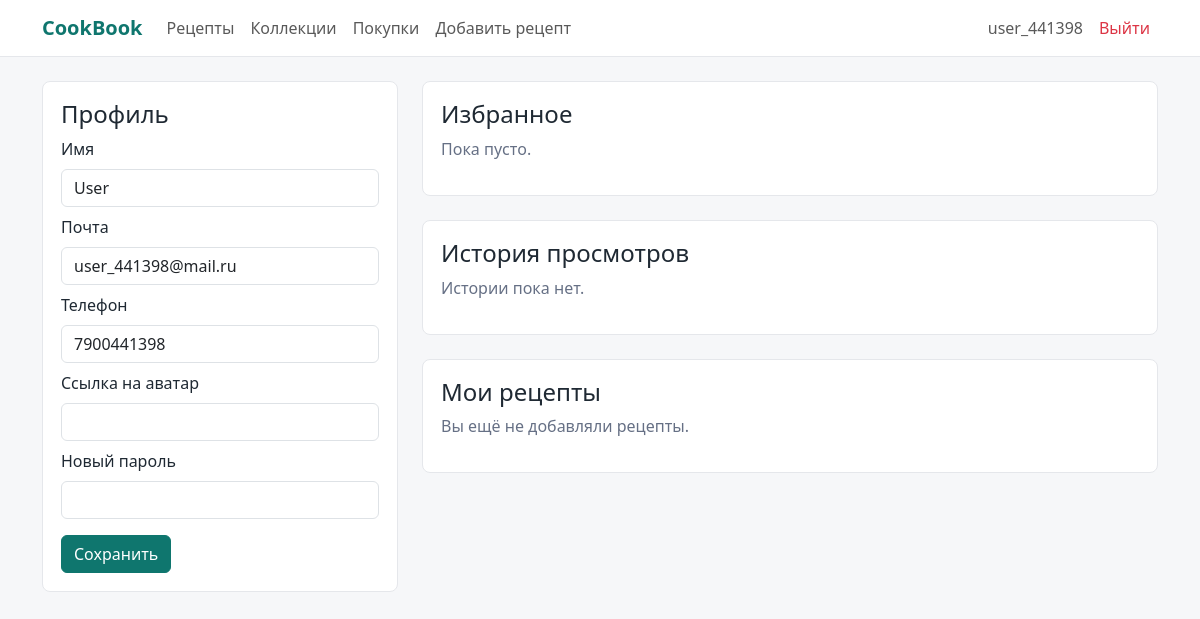
Page /profile (signed in) on the committed database.
### data/models.py (models this page shows, shortened)
class User(SqlAlchemyBase, UserMixin):
    __tablename__ = "users"
    id = sa.Column(sa.Integer, primary_key=True, autoincrement=True)
    username = sa.Column(sa.String(80), unique=True, nullable=False)
    name = sa.Column(sa.String(120), nullable=False)
    email = sa.Column(sa.String(120), unique=True, nullable=True)
    phone = sa.Column(sa.String(20), unique=True, nullable=True)
    avatar_url = sa.Column(sa.String(300), nullable=True)
    role = sa.Column(sa.String(20), nullable=False, default="user")
    is_blocked = sa.Column(sa.Boolean, nullable=False, default=False)
    hashed_password = sa.Column(sa.String(250), nullable=False)
    created_date = sa.Column(sa.DateTime, default=dt.datetime.now)
    @property
    def is_admin(self):
        return self.role == "admin"

### main.py (the view, shortened to what this page needs)
@app.route("/profile", methods=["GET", "POST"])
@login_required
def profile():
    db_sess = db_session.create_session()
    user = db_sess.get(User, current_user.id)
    form = ProfileForm(obj=user)
    favorites = db_sess.query(Favorite).filter(Favorite.user_id == current_user.id).all()
    history = db_sess.query(ViewHistory).filter(ViewHistory.user_id == current_user.id).order_by(ViewHistory.viewed_at.desc()).limit(10).all()
    my_recipes = db_sess.query(Recipe).filter(Recipe.author_id == current_user.id).all()
    return render_template("profile.html", form=form, favorites=favorites, history=history, my_recipes=my_recipes)

### forms/user_forms.py
class ProfileForm(FlaskForm):
    name = StringField("Имя", validators=[DataRequired(), Length(max=120)])
    email = EmailField("Почта", validators=[Optional(), Length(max=120)])
    phone = StringField("Телефон", validators=[Optional(), Length(min=10, max=15), phone_rule])
    avatar_url = StringField("Ссылка на аватар", validators=[Optional(), Length(max=300)])
    password = PasswordField("Новый пароль", validators=[Optional(), Length(min=6)])
    submit = SubmitField("Сохранить")

### data/db_session.py (called while the page is built)
def create_session():
    return __factory()

def remove_session():
    if __factory:
        __factory.remove()

### main.py (called while the page is built)
@login_manager.user_loader
def load_user(user_id):
    db_sess = db_session.create_session()
    return db_sess.get(User, int(user_id))

### templates/profile.html (shortened to what this page needs)
{% extends "base.html" %}
{% block content %}
<div class="row g-4">
    <div class="col-lg-4"><div class="panel">
        <h1 class="h4">Профиль</h1>
        <form method="post">
            <div class="mb-2">{{ form.name.label(class="form-label") }} {{ form.name(class="form-control", maxlength="120") }}</div>
            <div class="mb-2">{{ form.email.label(class="form-label") }} {{ form.email(class="form-control") }}</div>
            <div class="mb-2">{{ form.phone.label(class="form-label") }} {{ form.phone(class="form-control", type="tel", inputmode="numeric", pattern="[0-9]+", maxlength="15") }}</div>
            <div class="mb-2">{{ form.avatar_url.label(class="form-label") }} {{ form.avatar_url(class="form-control", maxlength="300") }}</div>
            <div class="mb-3">{{ form.password.label(class="form-label") }} {{ form.password(class="form-control") }}</div>
            {{ form.submit(class="btn btn-teal") }}
        </form>
    </div></div>
    <div class="col-lg-8">
        <div class="panel mb-4"><h2 class="h4">Избранное</h2>{% for favorite in favorites %}<p><a href="{{ url_for('recipe_detail', recipe_id=favorite.recipe.id) }}">{{ favorite.recipe.title }}</a></p>{% else %}<p class="muted">Пока пусто.</p>{% endfor %}</div>
        <div class="panel mb-4"><h2 class="h4">История просмотров</h2>{% for item in history %}<p><a href="{{ url_for('recipe_detail', recipe_id=item.recipe.id) }}">{{ item.recipe.title }}</a></p>{% else %}<p class="muted">Истории пока нет.</p>{% endfor %}</div>
        <div class="panel"><h2 class="h4">Мои рецепты</h2>{% for recipe in my_recipes %}<p><a href="{{ url_for('recipe_detail', recipe_id=recipe.id) }}">{{ recipe.title }}</a> <span class="tag">{{ recipe.status }}</span></p>{% else %}<p class="muted">Вы ещё не добавляли рецепты.</p>{% endfor %}</div>
    </div>
</div>
{% endblock %}

### templates/base.html (shortened to what this page needs)
<!doctype html>
<html lang="ru">
<head>
    <link href="https://cdn.jsdelivr.net/npm/bootstrap@5.3.3/dist/css/bootstrap.min.css" rel="stylesheet">
</head>
<body>
<nav class="navbar navbar-expand-lg bg-white sticky-top no-print">
    <div class="container">
        <a class="navbar-brand brand" href="{{ url_for('index') }}">CookBook</a>
        <div class="collapse navbar-collapse" id="nav">
            <ul class="navbar-nav me-auto">
                <li class="nav-item"><a class="nav-link" href="{{ url_for('index') }}">Рецепты</a></li>
                {% if current_user.is_authenticated %}
                    <li class="nav-item"><a class="nav-link" href="{{ url_for('collections') }}">Коллекции</a></li>
                    <li class="nav-item"><a class="nav-link" href="{{ url_for('shopping') }}">Покупки</a></li>
                    <li class="nav-item"><a class="nav-link" href="{{ url_for('create_recipe') }}">Добавить рецепт</a></li>
                {% endif %}
            </ul>
            <ul class="navbar-nav">
                {% if current_user.is_authenticated %}
                    <li class="nav-item"><a class="nav-link" href="{{ url_for('profile') }}">{{ current_user.username }}</a></li>
                    <li class="nav-item"><a class="nav-link text-danger" href="{{ url_for('logout') }}">Выйти</a></li>
                {% else %}
                    <li class="nav-item"><a class="nav-link" href="{{ url_for('login') }}">Войти</a></li>
                    <li class="nav-item"><a class="btn btn-teal ms-lg-2" href="{{ url_for('register') }}">Регистрация</a></li>
                {% endif %}
            </ul>
        </div>
    </div>
</nav>
<main class="container py-4">
    {% block content %}{% endblock %}
</main>
</body>
</html>

### templates/base.html (style rules this page uses)
body { background: #f6f7f9; color: #1f2933; }
.navbar { border-bottom: 1px solid #e5e7eb; }
.brand { color: #0f766e !important; font-weight: 800; }
.panel { background: white; border: 1px solid #e5e7eb; border-radius: 8px; padding: 18px; }
.muted { color: #667085; }
.btn-teal { background: #0f766e; border-color: #0f766e; color: white; }

### rows in the picture
User: username "user_441398", name "User", email "user_441398@mail.ru", phone "7900441398"
